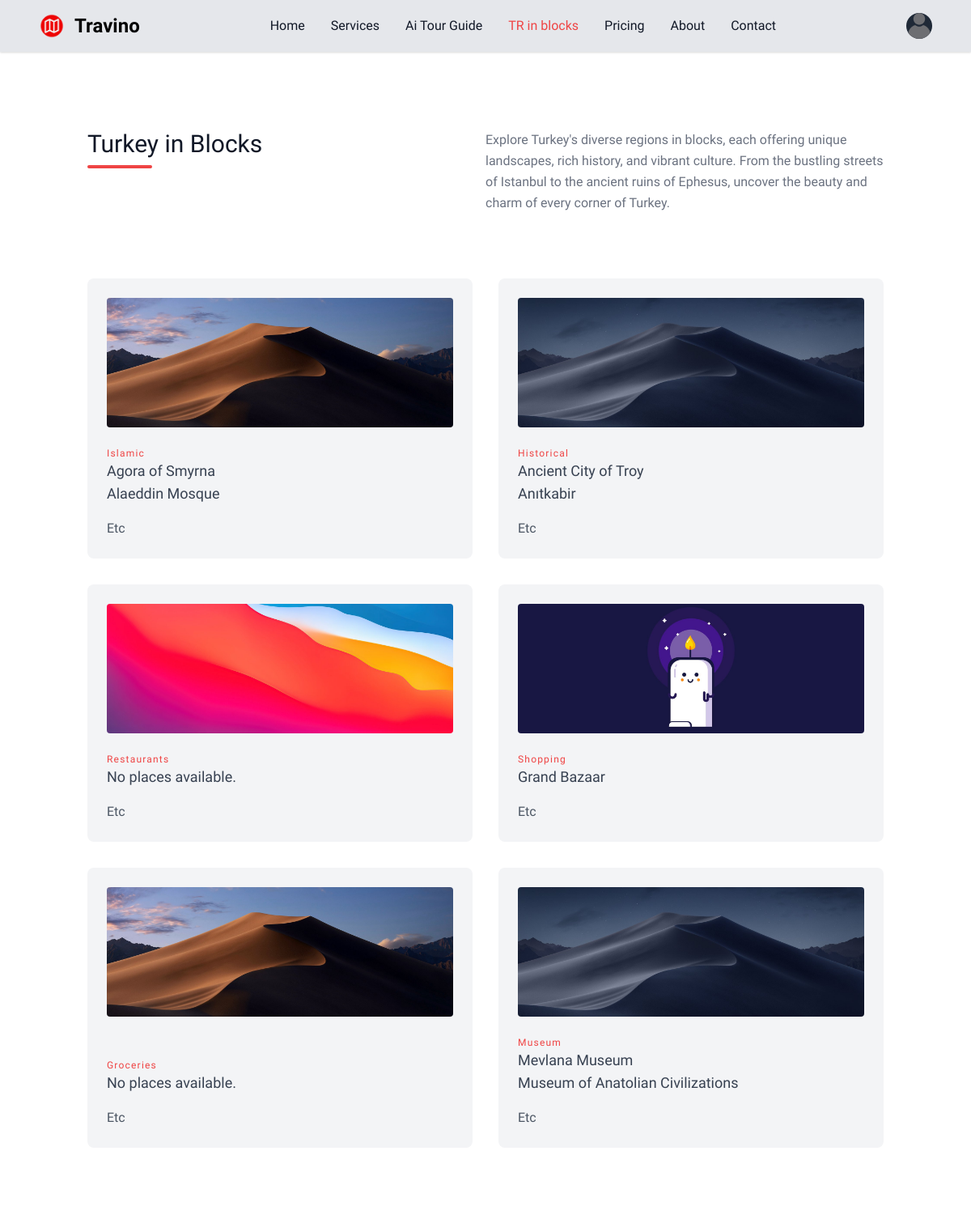
The app's page /tr_in_blocks/ (upper part), older data.
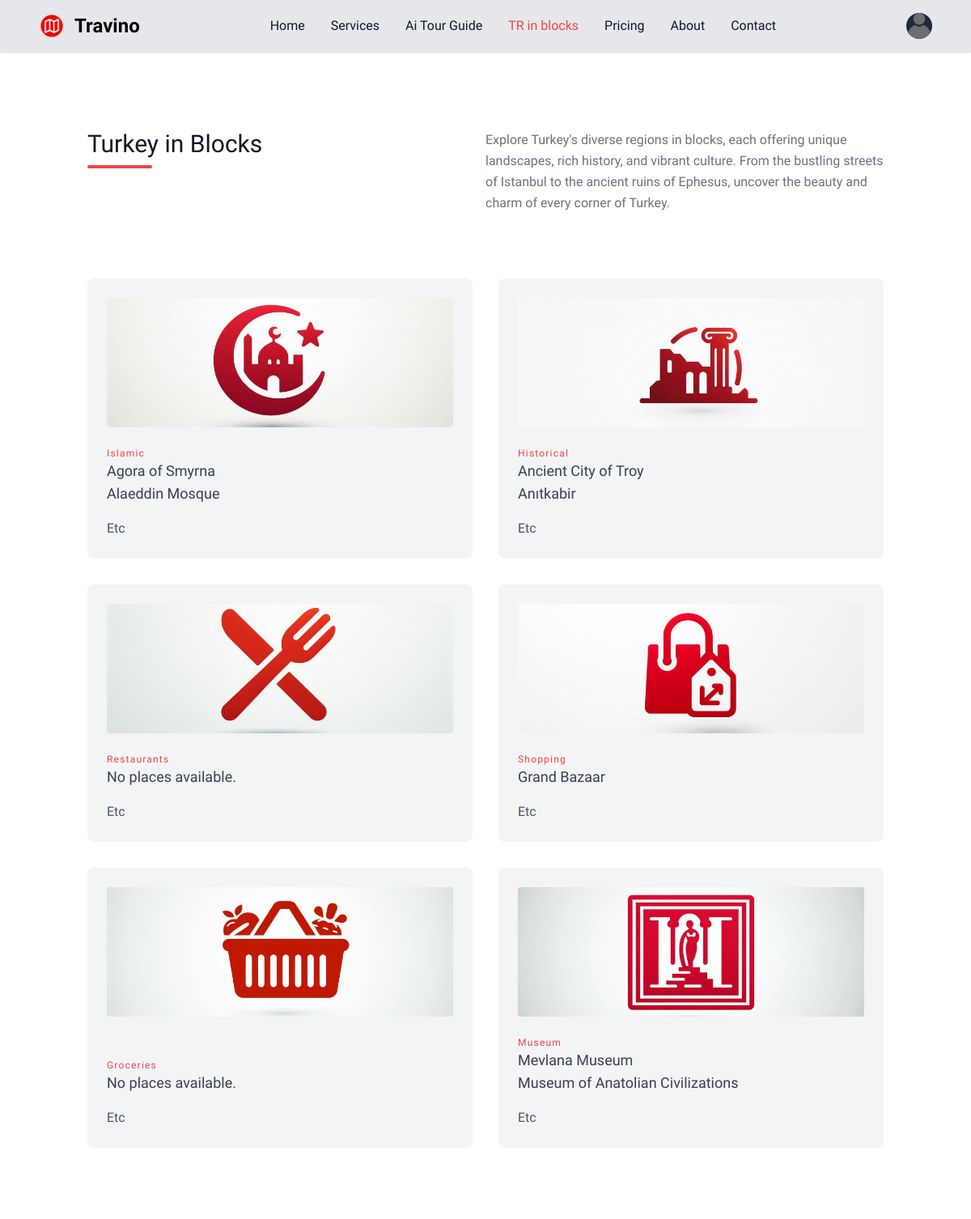
The same page, newer data.
### app/models.py (models this page shows, shortened)
class Category(models.Model):
    name = models.CharField(max_length=100)
    description = models.TextField()
    image = models.ImageField(upload_to='category_pics', default='default.png')

### app/views.py (the view)
# urls.py: path('tr_in_blocks/', views.tr_in_blocks, name='tr_in_blocks'),
def tr_in_blocks(request):
    categorys = Category.objects.all()
    places = Place.objects.all()
    categories = Category.objects.prefetch_related('places').all()
    return render(request, 'tr_in_blocks.html',
    {
     'categorys':categorys,
     'categories': categories,
     'places':places,
     })

### templates/tr_in_blocks.html (shortened to what this page needs)
{% extends "base.html" %}
{% block isactiveeeeee %}
text-red-500
{% endblock isactiveeeeee %}
{% block maincontent %}
  <section class="text-gray-600 body-font">
    <div class="container px-5 py-24 mx-auto">
      <div class="flex flex-wrap w-full mb-20">
        <div class="lg:w-1/2 w-full mb-6 lg:mb-0">
          <h1 class="sm:text-3xl text-2xl font-medium title-font mb-2 text-gray-900">Turkey in Blocks</h1>
          <div class="h-1 w-20 bg-red-500 rounded"></div>
        </div>
        <p class="lg:w-1/2 w-full leading-relaxed text-gray-500">Explore Turkey's diverse regions in blocks, each offering unique landscapes, rich history, and vibrant culture. From the bustling streets of Istanbul to the ancient ruins of Ephesus, uncover the beauty and charm of every corner of Turkey.</p>
      </div>
      <div class="flex flex-wrap -m-4 justify-center">
        {% for category in categorys %}
        <div data-aos="zoom-out-up" class="xl:w-1/4 md:w-1/2 sm:w-2/3 w-full p-4">
            <a href="{% url 'category_detail' category.id %}">
                <div class="bg-gray-100 p-6 rounded-lg h-full flex flex-col justify-between">
                    <img class="h-40 rounded w-full object-cover object-center mb-6" src="{{category.image.url}}" alt="content">
                    <div>
                        <h3 class="tracking-widest text-red-500 text-xs font-medium title-font">{{category.name|capfirst}}</h3>
                        <h2 class="text-lg text-gray-900 font-medium title-font mb-4">
                          {% if category.places.count > 0 %}
                          {% for place in category.places.all|slice:":2" %}
                          <li class="text-gray-700 flex items-center">
                              {{ place.name|capfirst }}
                          </li>
                      {% endfor %}
                      {% else %}
                      <li class="text-gray-700 flex items-center">No places available.</li>
                      {% endif %}
                        </h2>
                        <p class="leading-relaxed text-base">{{category.description|capfirst|truncatechars:105}}</p>
                    </div>
                </div>
            </a>
        </div>
        {% endfor %}
    </div>
    </div>
  </section>
{% endblock maincontent %}

Row changes from the older to the newer data that the page shows:
changed Category "Islamic": image: a different picture
changed Category "Historical": image: a different picture
changed Category "Restaurants": image: a different picture
changed Category "Shopping": image: a different picture
changed Category "Groceries": image: a different picture
changed Category "Museum": image: a different picture
